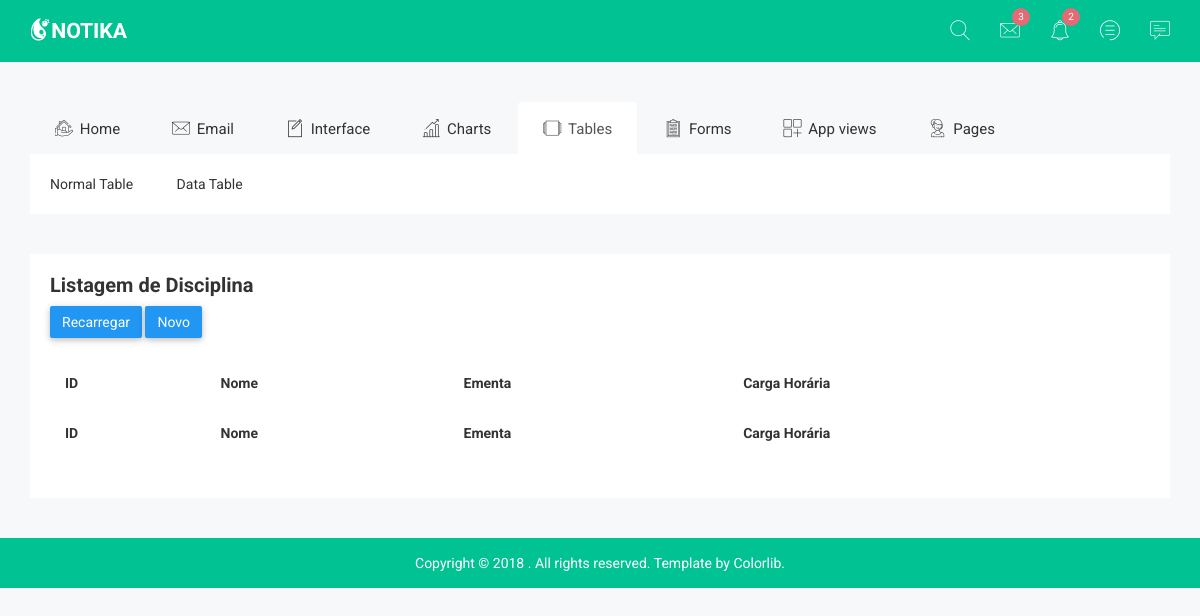
Page /Aula06_2/controller/disciplinaController.php?acao=listar on the earlier database version.
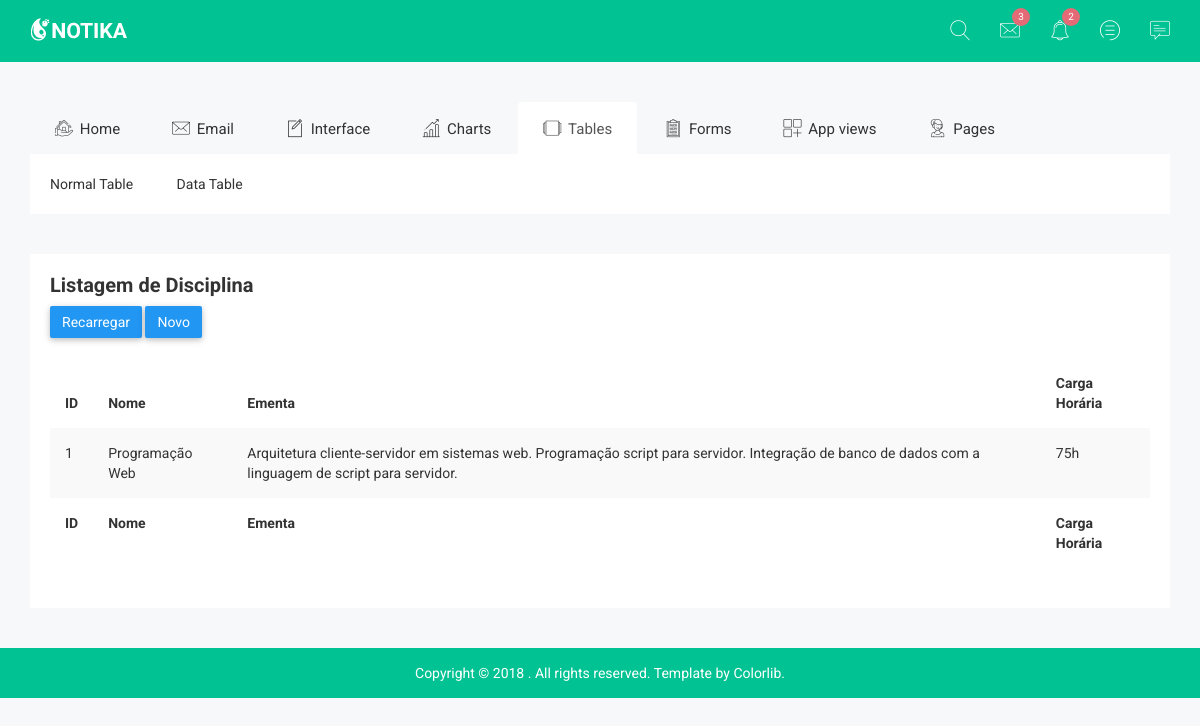
Same page on the later database version.
### tables this page shows
CREATE TABLE "Disciplina" (
	"id"	INTEGER,
	"nome"	TEXT UNIQUE,
	"ementa"	TEXT ,
	"cargahoraria" INTEGER,
	PRIMARY KEY("id" AUTOINCREMENT)
);

### Aula06_2/controller/disciplinaController.php (called while the page is built, shortened)
<?php
include '../model/Disciplina.php';
include '../bo/DisciplinaBO.php';
include 'defaultController.php';
function listar() {
    $disciplinas = DisciplinaBO::listar();
	include '../view/disciplina/listar.php';
}
?>

### Aula06_2/model/DisciplinaDAO.php (called while the page is built, shortened)
<?php
require 'conexao_bd.php';
class DisciplinaDAO {
	public static function listar() {
		global $db;
		$disciplinas = [ ];
		$consultaSQL = "SELECT * FROM Disciplina order by id desc";
		$resultado = $db->query($consultaSQL);
		if ($resultado) {
			while ($registro = $resultado->fetchArray(SQLITE3_ASSOC)) {
			   $disciplina = new Disciplina($registro['id'], $registro['nome'], $registro['ementa'], $registro['cargahoraria']);
				$disciplinas[] = $disciplina;
			}
		} else {
			echo "Erro ao executar a consulta: " . $db->lastErrorMsg();
		}
		return $disciplinas;
	}
}
?>

### Aula06_2/bo/DisciplinaBO.php (called while the page is built, shortened)
<?php
include '../model/DisciplinaDAO.php';
class DisciplinaBO {
		public static function listar() {
			$disciplinas = DisciplinaDAO::listar();
			return $disciplinas;
		}
	}
?>

### Aula06_2/model/Disciplina.php (called while the page is built, shortened)
<?php
class Disciplina {
    public function __construct($id = null, $nome = null, $ementa = null, $cargahoraria = null) {
        if ($id != null) {
            $this->id = $id;
        }
        if ($nome != null) {
            $this->nome = $nome;
        }
        if ($ementa != null) {
            $this->ementa = $ementa;
        }
        if ($cargahoraria != null) {
            $this->cargahoraria = $cargahoraria;
        }
    }
}
?>

### Aula06_2/view/disciplina/listar.php (the view, shortened to what this page needs)
<?php include("../view/template/cabecalho.php"); ?>
    <div class="data-table-area">
        <div class="container">
            <div class="row">
                <div class="col-lg-12 col-md-12 col-sm-12 col-xs-12">
                    <div class="data-table-list">
                        <div class="basic-tb-hd">
                            <h2>Listagem de Disciplina</h2>
                           <button onclick="location='../controller/disciplinaController.php?acao=listar'" class="btn btn-primary notika-btn-primary waves-effect">Recarregar</button>
						   <button onclick="location='../controller/disciplinaController.php?acao=formulario'" class="btn btn-primary notika-btn-primary waves-effect">Novo</button>
                        </div>
                        <div class="table-responsive">
                            <table id="data-table-basic" data-order-by="2" class="table table-striped">
                                <thead>
									  <tr>
									   <th>ID</th>
									   <th>Nome</th>
									   <th>Ementa</th>
									   <th>Carga Horária</th>
									  </tr>
                                </thead>
                                <tbody>
								<?php foreach ($disciplinas as $item): ?>
									<tr>
									   <td><?=$item->id ?></td>
									   <td><?=$item->nome ?></td>
									   <td><?=$item->ementa?></td>
									   <td><?=$item->cargahoraria?>h</td>
								   </tr>
								<?php endforeach; ?>
                                </tbody>
                                <tfoot>
									  <tr>
									   <th>ID</th>
									   <th>Nome</th>
									   <th>Ementa</th>
									   <th>Carga Horária</th>
									  </tr>
                                </tfoot>
                            </table>
                        </div>
                    </div>
                </div>
            </div>
        </div>
    </div>
<?php include("../view/template/rodape.php"); ?>

Differences in the rows shown:
added disciplina: id "1", nome "Programação Web", ementa "Arquitetura cliente-servidor em sistemas web. Programação script para servidor. Integração de banco de dados com a linguagem de script para servidor.", cargahoraria "75"
